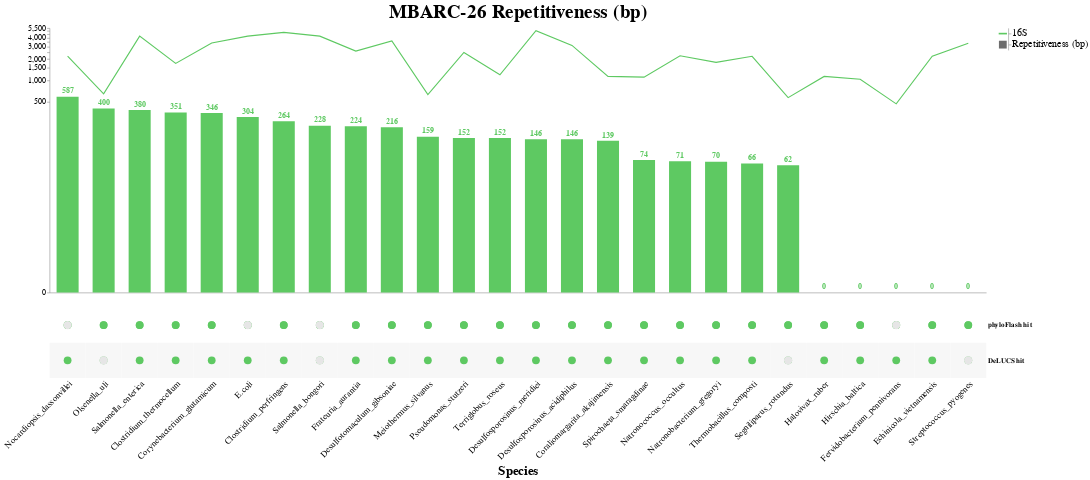

Notebook code cell kept with this figure:
### Code cell
# combine all charts to make final upset plot
upset_plot = alt.hconcat(
    vertical_bar_chart,
    legendline + legendbar
)

upset_plot = alt.vconcat(
    upset_plot,
    matrix_view
)

# final graph settings tuning
upset_plot.configure_view(
    stroke=None
).configure_axis(
    titleFontSize=matrix_title_size,
    labelFontSize=matrix_label_size
).configure_title(
    fontSize=vertical_bar_title_font_size
)

### Figure 1 — Vega-Lite specification as saved in the notebook (floating-point values rounded to 4 significant figures)
{"config": {"view": {"continuousWidth": 400, "continuousHeight": 300, "stroke": null}, "axis": {"labelFontSize": 13, "titleFontSize": 23}, "title": {"fontSize": 35}}, "vconcat": [{"hconcat": [{"layer": [{"mark": {"type": "bar", "color": "#3b528b", "size": 40}, "encoding": {"color": {"condition": {"value": "#3b528b", "selection": {"not": "selector001"}}, "value": "#5ec962"}, "tooltip": [{"type": "quantitative", "field": "Whole Genome", "title": "Size"}], "x": {"type": "nominal", "axis": {"domain": true, "grid": false, "labels": false, "ticks": false}, "field": "Species", "sort": {"field": "index"}, "title": null}, "y": {"type": "quantitative", "axis": {"grid": false, "labelFontSize": 14, "orient": "left"}, "field": "Whole Genome", "scale": {"type": "symlog"}, "title": null}}, "height": 480.0, "selection": {"selector001": {"type": "multi", "on": "mouseover", "fields": ["Species"]}}, "title": "MBARC-26 Repetitiveness (bp)", "width": 1700}, {"mark": {"type": "text", "color": "#3b528b", "dy": -10, "fontWeight": "bold", "size": 14}, "encoding": {"color": {"condition": {"value": "#3b528b", "selection": {"not": "selector001"}}, "value": "#5ec962"}, "text": {"type": "quantitative", "field": "Whole Genome", "format": ",.0f"}, "tooltip": [{"type": "quantitative", "field": "Whole Genome", "title": "Size"}], "x": {"type": "nominal", "axis": {"domain": true, "grid": false, "labels": false, "ticks": false}, "field": "Species", "sort": {"field": "index"}, "title": null}, "y": {"type": "quantitative", "axis": {"grid": false, "labelFontSize": 14, "orient": "left"}, "field": "Whole Genome", "scale": {"type": "symlog"}, "title": null}}, "height": 480.0, "title": "MBARC-26 Repetitiveness (bp)", "width": 1700}, {"mark": {"type": "line", "color": "#5ec962", "opacity": 1}, "encoding": {"color": {"value": "#5ec962"}, "tooltip": [{"type": "quantitative", "field": "Whole Genome", "title": "Size"}], "x": {"type": "nominal", "axis": {"domain": true, "grid": false, "labels": false, "ticks": false}, "field": "Species", "sort": {"field": "index"}, "title": null}, "y": {"type": "quantitative", "field": "16S"}}, "height": 480.0, "title": "MBARC-26 Repetitiveness (bp)", "width": 1700}], "data": {"name": "data-81b88c6a4a25ee9559793780020bc1dc"}}, {"layer": [{"mark": {"type": "tick", "color": "black", "opacity": 1, "orient": "horizontal", "size": 15, "thickness": 3}, "encoding": {"color": {"value": "#5ec962"}, "y": {"type": "nominal", "axis": {"labelFontSize": 18, "orient": "right", "titleAngle": 0, "titleFontSize": 0, "titleX": 80, "titleY": -5}, "field": "y"}}}, {"mark": {"type": "square", "color": "#303030", "size": 200}, "encoding": {"y": {"type": "nominal", "axis": {"labelFontSize": 18, "orient": "right", "titleAngle": 0, "titleFontSize": 0, "titleX": 80, "titleY": -5}, "field": "x"}}}], "data": {"name": "data-fdab47dbdb094608d85ece52b5073426"}}]}, {"layer": [{"mark": {"type": "circle", "opacity": 1, "size": 200}, "encoding": {"color": {"condition": {"type": "nominal", "field": "value", "legend": null, "scale": {"domain": [0, 1], "range": ["#440154", "#440154"]}, "selection": {"not": "selector002"}}, "value": "#5ec962"}, "x": {"type": "nominal", "axis": {"domain": false, "grid": false, "labelAngle": -45, "labelFontSize": 16, "labelFontWeight": "normal", "labelLimit": 10000, "ticks": false}, "field": "Species", "sort": null, "title": "Species"}, "y": {"type": "nominal", "axis": {"domain": false, "grid": false, "labelFontWeight": "bold", "orient": "right", "ticks": false}, "field": "key", "sort": ["phyloFlash hit", "DeLUCS hit"], "title": null}}, "height": 128.0, "selection": {"selector001": {"type": "multi", "on": "mouseover", "fields": ["Species"]}, "selector002": {"type": "multi", "on": "mouseover", "fields": ["Species", "value"]}}, "transform": [{"fold": ["phyloFlash hit", "DeLUCS hit"]}], "width": 1700}, {"mark": "rect", "encoding": {"color": {"value": "#F7F7F7"}, "x": {"type": "nominal", "axis": {"domain": false, "grid": false, "labelAngle": -45, "labelFontSize": 16, "labelFontWeight": "normal", "labelLimit": 10000, "ticks": false}, "field": "Species", "sort": null, "title": "Species"}, "y": {"type": "nominal", "axis": {"domain": false, "grid": false, "labelFontWeight": "bold", "orient": "right", "ticks": false}, "field": "key", "sort": ["phyloFlash hit", "DeLUCS hit"], "title": null}}, "height": 128.0, "transform": [{"fold": ["phyloFlash hit", "DeLUCS hit"]}, {"filter": "(datum.key === 'DeLUCS hit')"}], "width": 1700}, {"mark": {"type": "circle", "opacity": 1, "size": 200}, "encoding": {"color": {"condition": {"type": "nominal", "field": "value", "legend": null, "scale": {"domain": [0, 1], "range": ["#440154", "#440154"]}, "selection": {"not": "selector002"}}, "value": "#5ec962"}, "x": {"type": "nominal", "axis": {"domain": false, "grid": false, "labelAngle": -45, "labelFontSize": 16, "labelFontWeight": "normal", "labelLimit": 10000, "ticks": false}, "field": "Species", "sort": null, "title": "Species"}, "y": {"type": "nominal", "axis": {"domain": false, "grid": false, "labelFontWeight": "bold", "orient": "right", "ticks": false}, "field": "key", "sort": ["phyloFlash hit", "DeLUCS hit"], "title": null}}, "height": 128.0, "transform": [{"fold": ["phyloFlash hit", "DeLUCS hit"]}], "width": 1700}, {"mark": {"type": "circle", "opacity": 1, "size": 230}, "encoding": {"color": {"value": "#E6E6E6"}, "x": {"type": "nominal", "axis": {"domain": false, "grid": false, "labelAngle": -45, "labelFontSize": 16, "labelFontWeight": "normal", "labelLimit": 10000, "ticks": false}, "field": "Species", "sort": null, "title": "Species"}, "y": {"type": "nominal", "axis": {"domain": false, "grid": false, "labelFontWeight": "bold", "orient": "right", "ticks": false}, "field": "key", "sort": ["phyloFlash hit", "DeLUCS hit"], "title": null}}, "height": 128.0, "transform": [{"fold": ["phyloFlash hit", "DeLUCS hit"]}, {"filter": "(datum['value'] === 0)"}], "width": 1700}], "data": {"name": "data-81b88c6a4a25ee9559793780020bc1dc"}}], "$schema": "https://vega.github.io/schema/vega-lite/v4.0.0.json", "datasets": {"data-81b88c6a4a25ee9559793780020bc1dc": [{"Species": "Nocardiopsis_dassonvillei", "Whole Genome": 587, "16S": 2214, "phyloFlash hit": 0, "DeLUCS hit": 1}, {"Species": "Olsenella_uli", "Whole Genome": 400, "16S": 645, "phyloFlash hit": 1, "DeLUCS hit": 0}, {"Species": "Salmonella_enterica", "Whole Genome": 380, "16S": 4235, "phyloFlash hit": 1, "DeLUCS hit": 1}, {"Species": "Clostridium_thermocellum", "Whole Genome": 351, "16S": 1744, "phyloFlash hit": 1, "DeLUCS hit": 1}, {"Species": "Corynebacterium_glutamicum", "Whole Genome": 346, "16S": 3378, "phyloFlash hit": 1, "DeLUCS hit": 1}, {"Species": "E.coli", "Whole Genome": 304, "16S": 4235, "phyloFlash hit": 0, "DeLUCS hit": 1}, {"Species": "Clostridium_perfringens", "Whole Genome": 264, "16S": 4792, "phyloFlash hit": 1, "DeLUCS hit": 1}, {"Species": "Salmonella_bongori", "Whole Genome": 228, "16S": 4235, "phyloFlash hit": 0, "DeLUCS hit": 0}, {"Species": "Frateuria_aurantia", "Whole Genome": 224, "16S": 2600, "phyloFlash hit": 1, "DeLUCS hit": 1}, {"Species": "Desulfotomaculum_gibsoniae", "Whole Genome": 216, "16S": 3618, "phyloFlash hit": 1, "DeLUCS hit": 1}, {"Species": "Meiothermus_silvanus", "Whole Genome": 159, "16S": 632, "phyloFlash hit": 1, "DeLUCS hit": 1}, {"Species": "Pseudomonas_stutzeri", "Whole Genome": 152, "16S": 2483, "phyloFlash hit": 1, "DeLUCS hit": 1}, {"Species": "Terriglobus_roseus", "Whole Genome": 152, "16S": 1200, "phyloFlash hit": 1, "DeLUCS hit": 1}, {"Species": "Desulfosporosinus_meridiei", "Whole Genome": 146, "16S": 5060, "phyloFlash hit": 1, "DeLUCS hit": 1}, {"Species": "Desulfosporosinus_acidiphilus", "Whole Genome": 146, "16S": 3130, "phyloFlash hit": 1, "DeLUCS hit": 1}, {"Species": "Coraliomargarita_akajimensis", "Whole Genome": 139, "16S": 1140, "phyloFlash hit": 1, "DeLUCS hit": 1}, {"Species": "Spirochaeta_smaragdinae", "Whole Genome": 74, "16S": 1113, "phyloFlash hit": 1, "DeLUCS hit": 1}, {"Species": "Natronococcus_occultus", "Whole Genome": 71, "16S": 2236, "phyloFlash hit": 1, "DeLUCS hit": 1}, {"Species": "Natronobacterium_gregoryi", "Whole Genome": 70, "16S": 1800, "phyloFlash hit": 1, "DeLUCS hit": 1}, {"Species": "Thermobacillus_composti", "Whole Genome": 66, "16S": 2195, "phyloFlash hit": 1, "DeLUCS hit": 1}, {"Species": "Segniliparus_rotundus", "Whole Genome": 62, "16S": 571, "phyloFlash hit": 1, "DeLUCS hit": 0}, {"Species": "Halovivax_ruber", "Whole Genome": 0, "16S": 1140, "phyloFlash hit": 1, "DeLUCS hit": 1}, {"Species": "Hirschia_baltica", "Whole Genome": 0, "16S": 1037, "phyloFlash hit": 1, "DeLUCS hit": 1}, {"Species": "Fervidobacterium_pennivorans", "Whole Genome": 0, "16S": 466, "phyloFlash hit": 0, "DeLUCS hit": 1}, {"Species": "Echinicola_vietnamensis", "Whole Genome": 0, "16S": 2200, "phyloFlash hit": 1, "DeLUCS hit": 1}, {"Species": "Streptococcus_pyogenes", "Whole Genome": 0, "16S": 3348, "phyloFlash hit": 1, "DeLUCS hit": 0}], "data-fdab47dbdb094608d85ece52b5073426": [{"y": "16S", "x": "Repetitiveness (bp)"}]}}
